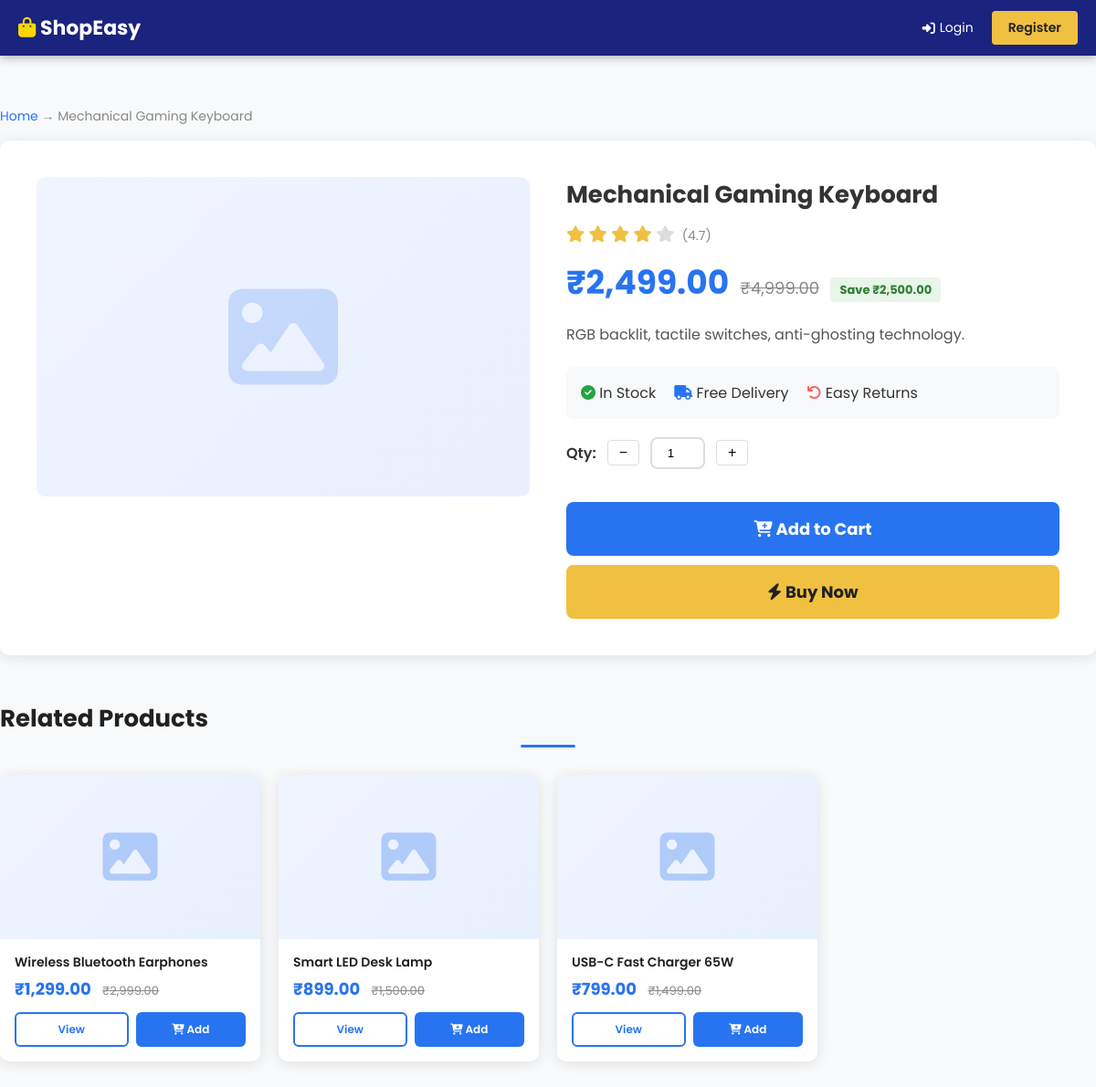
The app's page /product.php?id=3 with its own data.
### tables this page shows
CREATE TABLE products (
    id INT AUTO_INCREMENT PRIMARY KEY,
    category_id INT,
    name VARCHAR(200) NOT NULL,
    description TEXT,
    price DECIMAL(10,2) NOT NULL,
    old_price DECIMAL(10,2),
    image VARCHAR(255),
    stock INT DEFAULT 100,
    rating DECIMAL(2,1) DEFAULT 4.0,
    featured TINYINT(1) DEFAULT 0,
    created_at TIMESTAMP DEFAULT CURRENT_TIMESTAMP,
    FOREIGN KEY (category_id) REFERENCES categories(id)
);

### config.php (called while the page is built, shortened)
<?php
function isLoggedIn() {
    return isset($_SESSION['user_id']);
}
function formatPrice($price) {
    return CURRENCY . number_format($price, 2);
}
?>

### product.php (the view, shortened to what this page needs)
<?php
require_once 'config.php';
$id = (int)($_GET['id'] ?? 0);
$result = mysqli_query($conn, "SELECT p.*, c.name as category_name FROM products p JOIN categories c ON p.category_id = c.id WHERE p.id = $id");
$p = mysqli_fetch_assoc($result);
$related = mysqli_query($conn, "SELECT * FROM products WHERE category_id = {$p['category_id']} AND id != $id LIMIT 4");
?>
<!DOCTYPE html>
<html lang="en">
<head>
    <link rel="stylesheet" href="assets/css/style.css">
    <link rel="stylesheet" href="https://cdnjs.cloudflare.com/ajax/libs/font-awesome/6.4.0/css/all.min.css">
</head>
<body>
<nav class="navbar">
    <div class="nav-container">
        <a href="index.php" class="logo"><i class="fas fa-shopping-bag"></i> <?= SITE_NAME ?></a>
        <div class="nav-icons">
            <?php if(isLoggedIn()): ?>
                <a href="cart.php" class="cart-icon"><i class="fas fa-shopping-cart"></i><span class="cart-badge"><?= getCartCount() ?></span></a>
                <a href="logout.php"><i class="fas fa-sign-out-alt"></i></a>
            <?php else: ?>
                <a href="login.php"><i class="fas fa-sign-in-alt"></i> Login</a>
                <a href="register.php" class="btn-register">Register</a>
            <?php endif; ?>
        </div>
    </div>
</nav>
<div class="product-detail container">
    <div style="padding:16px 0; font-size:14px; color:#888;">
        <a href="index.php" style="color:#2874f0;">Home</a> → <?= $p['name'] ?>
    </div>
    <div class="product-detail-grid">
        <div class="product-detail-img">
            <i class="fas fa-image" style="font-size:120px; color:#2874f0; opacity:0.2;"></i>
        </div>
        <div class="product-detail-info">
            <h1><?= $p['name'] ?></h1>
            <div class="rating" style="margin:12px 0;">
                <?php for($i=1;$i<=5;$i++): ?>
                    <i class="fas fa-star <?= $i<=$p['rating']?'active':'' ?>" style="font-size:18px;"></i>
                <?php endfor; ?>
                <span style="font-size:14px;color:#888;">(<?= $p['rating'] ?>)</span>
            </div>
            <div style="margin-bottom:16px;">
                <span class="price" style="font-size:36px;"><?= formatPrice($p['price']) ?></span>
                <?php if($p['old_price']): ?>
                    <span class="old-price" style="font-size:18px;"><?= formatPrice($p['old_price']) ?></span>
                    <span style="background:#e8f5e9;color:#2e7d32;padding:4px 10px;border-radius:4px;font-size:13px;font-weight:700;margin-left:8px;">
                        Save <?= formatPrice($p['old_price']-$p['price']) ?>
                    </span>
                <?php endif; ?>
            </div>
            <p style="color:#555;line-height:1.8;margin-bottom:20px;"><?= $p['description'] ?></p>
            <div style="background:#f8f9fa;padding:16px;border-radius:8px;margin-bottom:20px;display:flex;gap:20px;">
                <div><i class="fas fa-check-circle" style="color:#26a541;"></i> In Stock</div>
                <div><i class="fas fa-truck" style="color:#2874f0;"></i> Free Delivery</div>
                <div><i class="fas fa-undo" style="color:#ff6161;"></i> Easy Returns</div>
            </div>
            <div style="display:flex;align-items:center;gap:12px;margin-bottom:16px;">
                <label style="font-weight:600;">Qty:</label>
                <button class="qty-btn" onclick="changeDetailQty(-1)">−</button>
                <input type="number" id="detail_qty" value="1" min="1" max="10" style="width:60px;text-align:center;padding:8px;border:2px solid #ddd;border-radius:8px;">
                <button class="qty-btn" onclick="changeDetailQty(1)">+</button>
            </div>
            <button class="btn-add-cart" onclick="addToCartDetail(<?= $p['id'] ?>)">
                <i class="fas fa-cart-plus"></i> Add to Cart
            </button>
            <a href="checkout.php">
                <button class="btn-buy-now"><i class="fas fa-bolt"></i> Buy Now</button>
            </a>
        </div>
    </div>
    <?php if(mysqli_num_rows($related) > 0): ?>
    <div style="margin-top:50px;">
        <h2 class="section-title" style="text-align:left;">Related Products</h2>
        <div class="product-grid">
            <?php while($rp = mysqli_fetch_assoc($related)): ?>
            <div class="product-card">
                <div class="product-img"><i class="fas fa-image img-placeholder"></i></div>
                <div class="product-info">
                    <h3><?= $rp['name'] ?></h3>
                    <div class="price-row">
                        <span class="price"><?= formatPrice($rp['price']) ?></span>
                        <?php if($rp['old_price']): ?><span class="old-price"><?= formatPrice($rp['old_price']) ?></span><?php endif; ?>
                    </div>
                    <div class="product-actions">
                        <a href="product.php?id=<?= $rp['id'] ?>" class="btn-view">View</a>
                        <button class="btn-cart" onclick="addToCart(<?= $rp['id'] ?>)"><i class="fas fa-cart-plus"></i> Add</button>
                    </div>
                </div>
            </div>
            <?php endwhile; ?>
        </div>
    </div>
    <?php endif; ?>
</div>
</body>
</html>

### assets/css/style.css (style rules this page uses)
* { margin: 0; padding: 0; box-sizing: border-box; }
body { font-family: 'Poppins', sans-serif; background: #f8f9fa; color: #333; }
a { text-decoration: none; color: inherit; }
:root { --primary: #2874f0; --primary-dark: #1a237e; --secondary: #ff6161; --success: #26a541; --warning: #f0c040; --light: #f8f9fa; --dark: #212121; --gray: #888; --shadow: 0 2px 15px rgba(0,0,0,0.1); --radius: 10px; }
.container { max-width: 1200px; margin: 0 auto; padding: 0 20px; }
.navbar { background: var(--primary-dark); padding: 12px 0; position: sticky; top: 0; z-index: 1000; box-shadow: 0 2px 10px rgba(0,0,0,0.3); }
.nav-container { max-width: 1200px; margin: 0 auto; display: flex; align-items: center; justify-content: space-between; padding: 0 20px; gap: 20px; }
.logo { color: white; font-size: 22px; font-weight: 700; white-space: nowrap; }
.logo i { color: #ffd700; }
.nav-icons { display: flex; align-items: center; gap: 20px; }
.nav-icons a { color: white; font-size: 14px; display: flex; align-items: center; gap: 5px; transition: color 0.2s; }
.btn-register { background: var(--warning); color: var(--dark) !important; padding: 8px 18px; border-radius: 4px; font-weight: 600 !important; }
.section-title { font-size: 26px; font-weight: 700; text-align: center; margin-bottom: 30px; color: var(--dark); position: relative; padding-bottom: 12px; }
.section-title::after { content: ''; position: absolute; bottom: 0; left: 50%; transform: translateX(-50%); width: 60px; height: 3px; background: var(--primary); border-radius: 2px; }
.product-grid { display: grid; grid-template-columns: repeat(4, 1fr); gap: 20px; }
.product-card { background: white; border-radius: var(--radius); box-shadow: var(--shadow); overflow: hidden; transition: transform 0.3s; position: relative; }
.product-img { height: 180px; background: linear-gradient(135deg, #f0f4ff, #e8f0fe); display: flex; align-items: center; justify-content: center; }
.img-placeholder { font-size: 60px; color: var(--primary); opacity: 0.3; }
.product-info { padding: 16px; }
.product-info h3 { font-size: 14px; font-weight: 600; margin-bottom: 6px; color: var(--dark); line-height: 1.4; }
.rating { margin-bottom: 8px; }
.rating .fa-star { color: #ddd; font-size: 13px; }
.rating .fa-star.active { color: var(--warning); }
.rating span { font-size: 12px; color: var(--gray); margin-left: 4px; }
.price-row { margin-bottom: 12px; }
.price { font-size: 18px; font-weight: 700; color: var(--primary); }
.old-price { font-size: 13px; color: var(--gray); text-decoration: line-through; margin-left: 8px; }
.product-actions { display: flex; gap: 8px; }
.btn-view { flex: 1; padding: 8px; border: 2px solid var(--primary); color: var(--primary); border-radius: 6px; font-size: 12px; font-weight: 600; text-align: center; transition: all 0.2s; }
.btn-cart { flex: 1; padding: 8px; background: var(--primary); color: white; border: none; border-radius: 6px; font-size: 12px; font-weight: 600; cursor: pointer; transition: background 0.2s; font-family: 'Poppins', sans-serif; }
.qty-btn { padding: 4px 12px; border: 1px solid #ddd; background: white; cursor: pointer; font-size: 16px; border-radius: 4px; }
.product-detail { padding: 40px 0; }
.product-detail-grid { display: grid; grid-template-columns: 1fr 1fr; gap: 40px; background: white; border-radius: var(--radius); padding: 40px; box-shadow: var(--shadow); }
.product-detail-img { height: 350px; background: linear-gradient(135deg, #f0f4ff, #e8f0fe); border-radius: var(--radius); display: flex; align-items: center; justify-content: center; }
.product-detail-img i { font-size: 120px; color: var(--primary); opacity: 0.3; }
.product-detail-info h1 { font-size: 26px; margin-bottom: 12px; }
.product-detail-info .price { font-size: 32px; font-weight: 700; color: var(--primary); }
.btn-add-cart { width: 100%; padding: 16px; background: var(--primary); color: white; border: none; border-radius: 8px; font-size: 18px; font-weight: 700; cursor: pointer; margin-top: 20px; font-family: 'Poppins', sans-serif; }
.btn-buy-now { width: 100%; padding: 16px; background: var(--warning); color: var(--dark); border: none; border-radius: 8px; font-size: 18px; font-weight: 700; cursor: pointer; margin-top: 10px; font-family: 'Poppins', sans-serif; }

### records on screen
products: name "Mechanical Gaming Keyboard", rating "4.7", price "₹2,499.00", old_price "₹4,999.00", formatPrice($p['old_price']-$p['price']) "₹2,500.00", description "RGB backlit, tactile switches, anti-ghosting technology."
products: name "Wireless Bluetooth Earphones", price "₹1,299.00", old_price "₹2,999.00"
products: name "Smart LED Desk Lamp", price "₹899.00", old_price "₹1,500.00"
products: name "USB-C Fast Charger 65W", price "₹799.00", old_price "₹1,499.00"

### other values on screen
SITE_NAME "ShopEasy"
